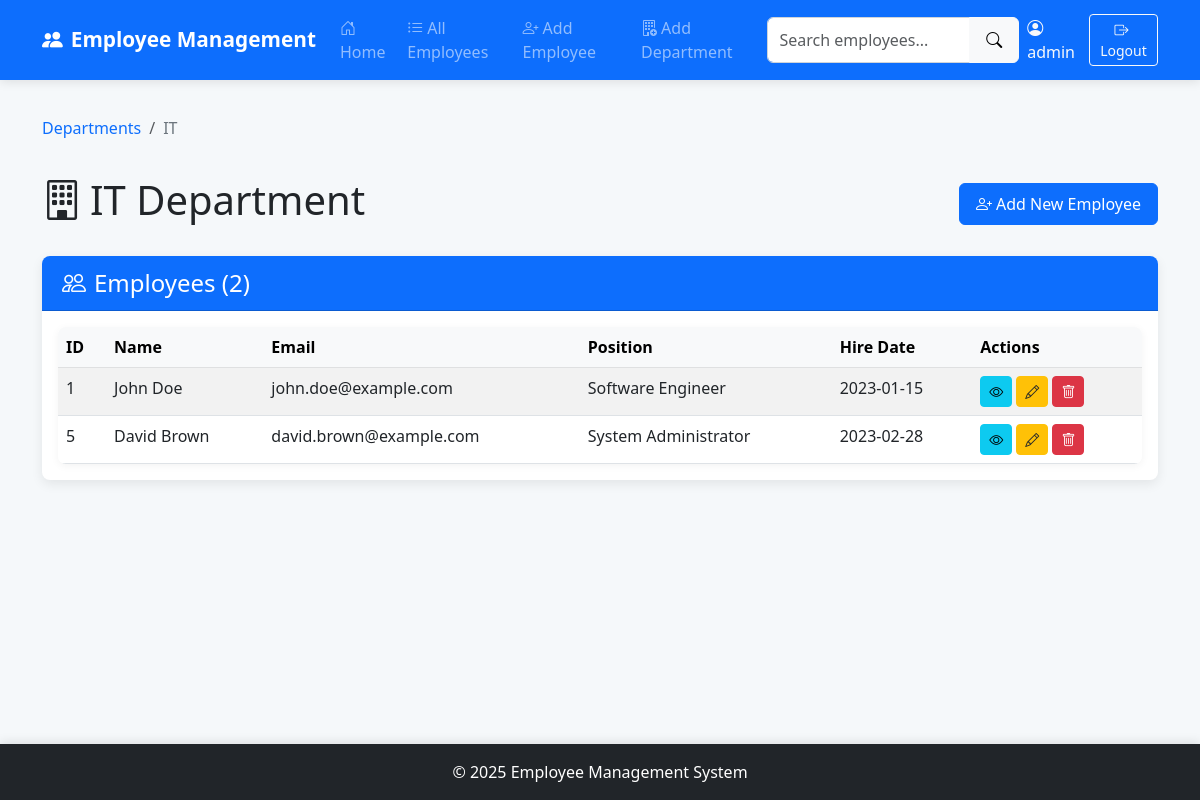
Page /department/IT (signed in) on the earlier database version.
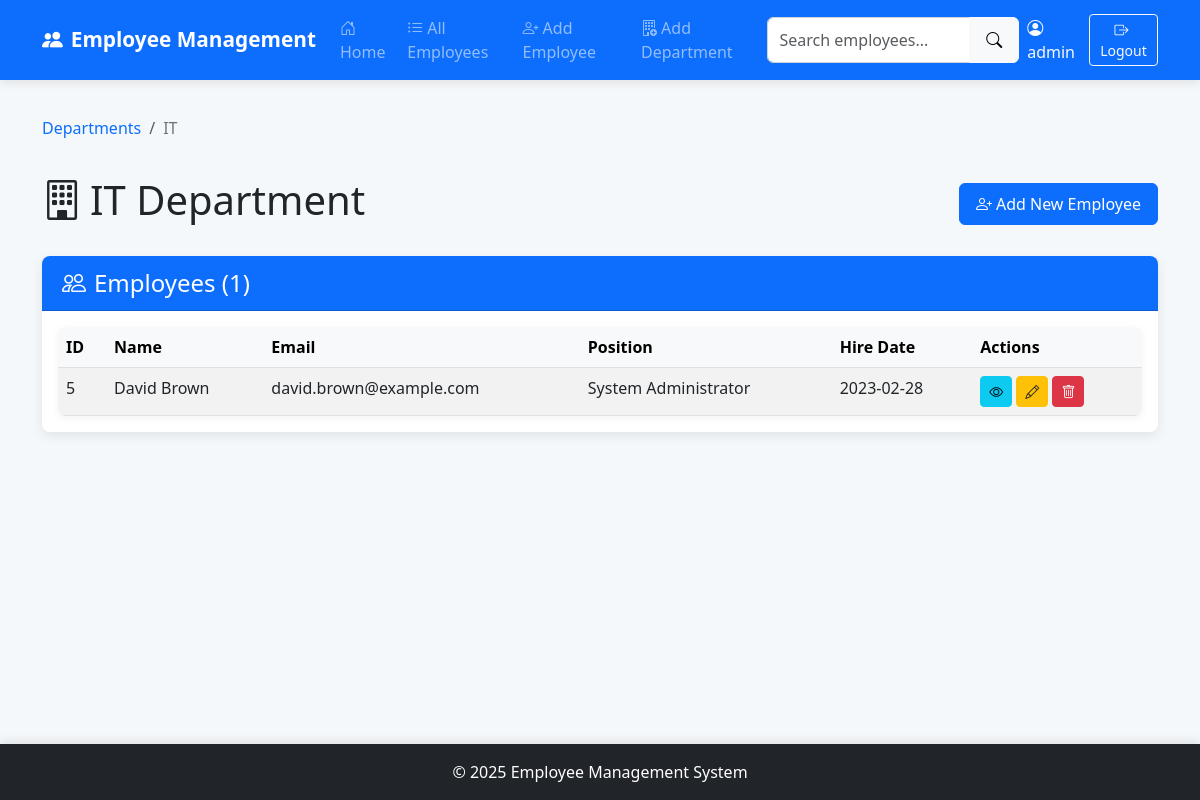
Same page on the later database version.
### app.py (models this page shows, shortened)
class Employee(db.Model):
    id = db.Column(db.Integer, primary_key=True)
    first_name = db.Column(db.String(50), nullable=False)
    last_name = db.Column(db.String(50), nullable=False)
    email = db.Column(db.String(100), unique=True, nullable=False)
    phone = db.Column(db.String(20), nullable=False)
    department = db.Column(db.String(50), nullable=False)
    position = db.Column(db.String(50), nullable=False)
    hire_date = db.Column(db.Date, nullable=False, default=datetime.utcnow)
    address = db.Column(db.String(200), nullable=False)
    salary = db.Column(db.Float, default=0)
    notes = db.Column(db.Text, nullable=True)
    created_at = db.Column(db.DateTime, default=datetime.utcnow)

### app.py (the view)
@app.route('/department/<department>')
@login_required
def department_employees(department):
    employees = Employee.query.filter_by(department=department).all()
    return render_template('department_employees.html', department=department, employees=employees)

### app.py (called while the page is built)
def login_required(f):
    @wraps(f)
    def decorated_function(*args, **kwargs):
        if 'logged_in' not in session:
            flash('Please log in to access this page', 'warning')
            return redirect(url_for('login'))
        return f(*args, **kwargs)
    return decorated_function

### templates/department_employees.html (shortened to what this page needs)
{% extends 'base.html' %}
{% block content %}
<div class="row">
    <div class="col-md-12">
        <nav aria-label="breadcrumb" class="mb-4">
            <ol class="breadcrumb">
                <li class="breadcrumb-item"><a href="{{ url_for('index') }}">Departments</a></li>
                <li class="breadcrumb-item active" aria-current="page">{{ department }}</li>
            </ol>
        </nav>
        <div class="d-flex justify-content-between align-items-center mb-4">
            <h1><i class="bi bi-building me-2"></i>{{ department }} Department</h1>
            <div>
                <a href="{{ url_for('add_employee') }}" class="btn btn-primary">
                    <i class="bi bi-person-plus me-1"></i>Add New Employee
                </a>
            </div>
        </div>
        {% if employees %}
            <div class="card">
                <div class="card-header bg-primary text-white">
                    <h4 class="mb-0"><i class="bi bi-people me-2"></i>Employees ({{ employees|length }})</h4>
                </div>
                <div class="card-body">
                    <div class="table-responsive">
                        <table class="table table-striped table-hover">
                            <thead class="table-light">
                                <tr>
                                    <th>ID</th>
                                    <th>Name</th>
                                    <th>Email</th>
                                    <th>Position</th>
                                    <th>Hire Date</th>
                                    <th>Actions</th>
                                </tr>
                            </thead>
                            <tbody>
                                {% for employee in employees %}
                                    <tr>
                                        <td>{{ employee.id }}</td>
                                        <td>{{ employee.first_name }} {{ employee.last_name }}</td>
                                        <td>{{ employee.email }}</td>
                                        <td>{{ employee.position }}</td>
                                        <td>{{ employee.hire_date.strftime('%Y-%m-%d') }}</td>
                                        <td>
                                            <a href="{{ url_for('employee_details', id=employee.id) }}" class="btn btn-sm btn-info">
                                                <i class="bi bi-eye"></i>
                                            </a>
                                            <a href="{{ url_for('edit_employee', id=employee.id) }}" class="btn btn-sm btn-warning">
                                                <i class="bi bi-pencil"></i>
                                            </a>
                                            <button type="button" class="btn btn-sm btn-danger" data-bs-toggle="modal" data-bs-target="#deleteModal{{ employee.id }}">
                                                <i class="bi bi-trash"></i>
                                            </button>
                                        </td>
                                    </tr>
                                {% endfor %}
                            </tbody>
                        </table>
                    </div>
                </div>
            </div>
        {% else %}
            <div class="alert alert-info">
                <i class="bi bi-info-circle me-2"></i>No employees found in this department.
                <a href="{{ url_for('add_employee') }}">Add your first employee</a>.
            </div>
        {% endif %}
    </div>
</div>
{% endblock %}

Differences in the rows shown:
no longer on this page (row edited): Employee: id "1", first_name "John", last_name "Doe", email "john.doe@example.com", position "Software Engineer", hire_date "2023-01-15"
Other differences:
{{ employees|length }}: "2" → "1"
